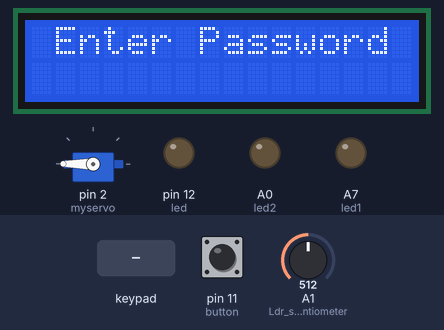
This sketch was run on a simulated Arduino Mega 2560, built with avr-gcc and run on an emulated ATmega2560. Parts: servo, 16×2 character LCD, output pins drawn as LEDs (lit = HIGH). Inputs (shaded band) come from the test bench; at power-on: A1 (Ldr_sensor_potentiometer) = 512, pin 11 (button) LOW.

Above: at 1.8 s.
1.9 s: keypad keys 2 0 2 2 pressed 0.4 s apart
At 3.6 s:
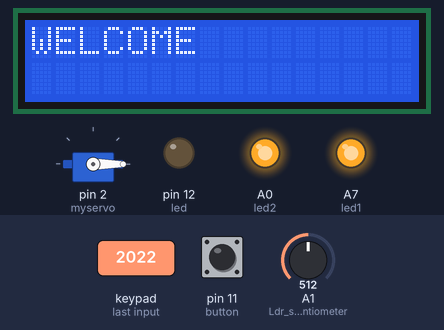
5.0 s: A1 (Ldr_sensor_potentiometer) set to 486
At 5.9 s:
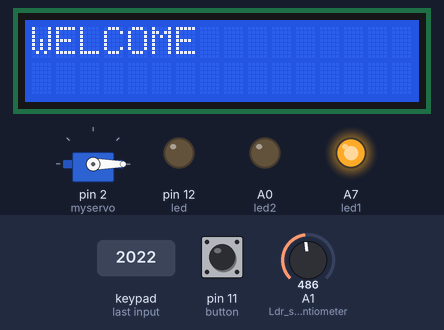
6.5 s: pin 11 (button) pulled HIGH for 0.15 s
At 7.1 s:
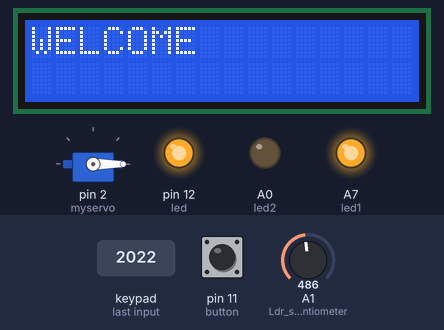
9.0 s: pin 11 (button) pulled HIGH for 3.2 s
At 14.2 s:
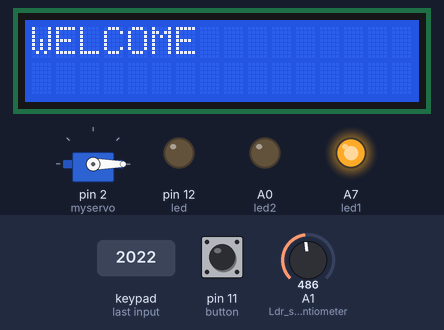
14.5 s: A1 (Ldr_sensor_potentiometer) set to 511
At 15.6 s:
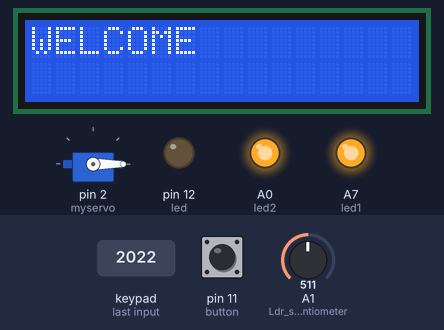
16.0 s: pin 11 (button) pulled HIGH for 1 s
At 16.7 s:
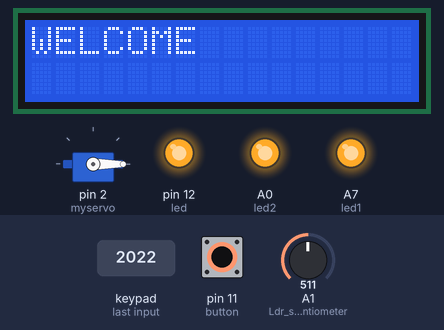
Timing chart, 0 to 19.0 s (numbered marks = the images above; inputs shaded):
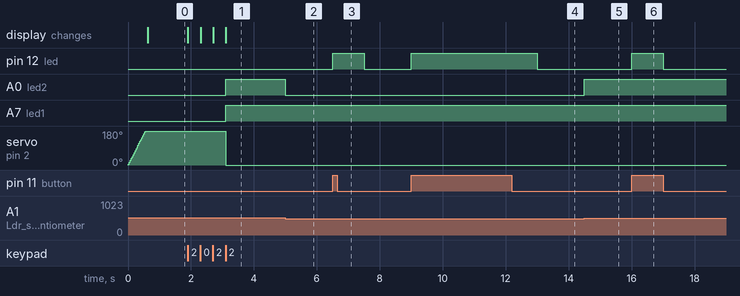

The sketch:

Smart_Room.ino
```cpp
 #include <stdio.h>
#include <stdlib.h>
#include <Keypad.h>
#include <LiquidCrystal.h>
#include <Servo.h>
Servo myservo; // variable myservo of type Servo
LiquidCrystal lcd(A8, A9, A10, A11, A12, A13);//initialize library with the inteface pin number
#define Password 5 //Assigning the length of the password
int s_position = 0;// variable to store the position of servo motor
char User_entry[Password] ; // variable to store user entered passsword
char Preset[Password]= "2022"; // variable to store PresetPassword to 2022
int User1 = 0, Preset1 = 0;
char customKey;
int button= 11;     // switch conncted to pin 11
int led=  12;      // led connected to pin 12 to indicate user entry
int led1=  A7;    // led connected to pin A7 to indicate the door status open/close
int buttonState = 0;   // variable for reading the switch status
const int Ldr_sensor_potentiometer = A1; //pin A1 connected to Potentiometer to measure the light intensity
const int led2= A0;  // led connected to pin A0 controlled by light intensity
const int intensity = 500; // light intensity is set to 500
const byte ROWS = 4; //Keypad connection
const byte COLS = 3;
char keys[ROWS][COLS] = {
  {'1', '2', '3'},
  {'4', '5', '6'},
  {'7', '8', '9'},
  {'*', '0', '#'}
};
bool lock = true;
byte rowPins[ROWS] = {21, 20, 19, 18};
byte colPins[COLS] = {17, 16, 15};

Keypad UserKey( makeKeymap(keys), rowPins, colPins, ROWS, COLS); //function from the keypad library
void setup()
{
  pinMode(button,INPUT);
  pinMode(led,OUTPUT);
  pinMode(led1,OUTPUT);
  myservo.attach(2);
  ServoClose();
  lcd.begin(16, 2);
  lcd.setCursor(0, 1);
  pinMode(led2, OUTPUT);
}
void loop()
{
  if (lock == 0)
  {
    customKey = UserKey.getKey();//Function to read password entered by user
    if (customKey == '#')
    {
      lcd.clear();
      ServoClose();
      lcd.print("Door is closed");
      delay(3000);
      lock = 1;// Resetting for password entry
    }
  }
  else Open();
}
void clearData()
{
  while (User1!= 0)
  {
    User_entry[User1--] = 0; //clear array for new data
  }
  return;
}
void ServoOpen()
{
  for (s_position = 180;s_position >= 0;s_position -= 5) // setting the servo position to open the door
  {
    myservo.write(s_position);


 }
}
void ServoClose()
{
  for (s_position = 0; s_position <= 180; s_position += 5) { // setting the servo position to close the door
    myservo.write(s_position);

    delay(15);                       // time for servo to set the position
  }
}
void Open()
{
  lcd.setCursor(0, 0);
  lcd.print(" Enter Password");
  customKey = UserKey.getKey();
  if (customKey)
  {
    User_entry[User1] = customKey; // store the user entered password
    lcd.setCursor(User1, 1);
    lcd.print(User_entry[User1]); // display the password on lcd
    User1++;
  }
  if (User1 == Password - 1)
  {
    if (!strcmp(User_entry,Preset)) //verifying the user entered password
    {
      lcd.clear();
      ServoOpen();
      lcd.print("WELCOME");
      lock = 0;
      digitalWrite(led1, HIGH);
      int i = 5;
      while(i=5)
 {
   buttonState = digitalRead(button);
  if(buttonState == 1)
    {
    digitalWrite(led, HIGH);
  delay(1000);
    }
    else
    {
    digitalWrite(led, LOW);
    }
    int analogValue = analogRead(Ldr_sensor_potentiometer); // read the input on analog pin

  if(analogValue > intensity)
    digitalWrite(led2, HIGH); // turn on LED
  else
    digitalWrite(led2, LOW);  // turn off LED
  }
}
    else
    {
      lcd.clear();
      lcd.print("Wrong Password");

      delay(1000);
      lock = 1;
      digitalWrite(led1, LOW);
    }
    clearData();
}
}
```

Measured:
- the behaviour switches between 501 and 500 on A1 (Ldr_sensor_potentiometer) (found by bisection; images 1 and 2)
- after the input at 1.9 s, A0 (led2), A7 (led1): LOW → HIGH after 1.2 s; servo on pin 2 (myservo): 180° → 0° after 1.2 s; the display: first changes at once (image 1 shows a later state)
- after the input at 5.0 s, A0 (led2): HIGH → LOW at once
- after the input at 6.5 s, pin 12 (led): LOW → HIGH at once, → LOW 1.0 s later
- after the input at 9.0 s, pin 12 (led): LOW → HIGH at once, → LOW 4.0 s later
- after the input at 14.5 s, A0 (led2): LOW → HIGH at once
- after the input at 16.0 s, pin 12 (led): LOW → HIGH at once, → LOW 1.0 s later
